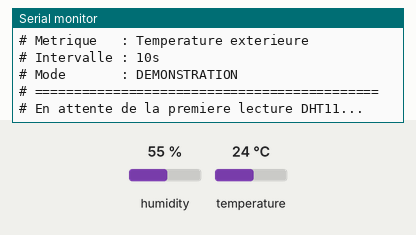
Bench run of a sketch on a simulated Arduino Uno, built with avr-gcc and run on an emulated ATmega328P. Parts: the last lines printed to the serial monitor. The inputs (shaded band) are chosen by the test bench; at power-on: temperature 24 °C, humidity 55 %.

Above: at 2.7 s.
2.8 s: temperature set to 12 °C
At 10.8 s:
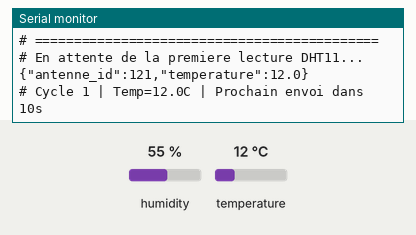
16.6 s: temperature set to 19 °C
At 20.8 s:
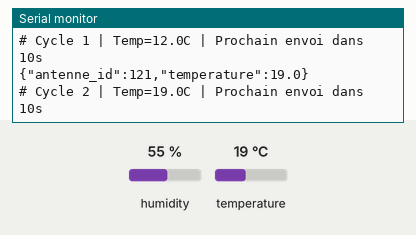

Measured:
- after the input at 2.8 s, the serial monitor: prints a new line after 7.2 s (image 1)
- after the input at 16.6 s, the serial monitor: prints a new line after 3.4 s (image 2)

The sketch:

arduino_uno_dht11_iset.ino
```cpp
// (licence header left out)
#include <DHT.h>

// ----------------------------------------------------------------
//  CONFIGURATION — modifier ces valeurs si nécessaire
// ----------------------------------------------------------------

#define DHT_PIN   2       // Broche DATA du DHT11 (avec résistance pull-up)
#define DHT_TYPE  DHT11   // Type de capteur

// ── IDENTIFIANT DE L'ANTENNE ─────────────────────────────────────
//
//  L'antenne "ISET Mahdia" a l'identifiant 121 dans la base de données
//  PostgreSQL (elle est insérée après les 120 antennes simulées TT-001
//  à TT-120).
//
//  IMPORTANT : l'identifiant réel est récupéré automatiquement par
//  serial_bridge.py au démarrage via :
//    GET /iot/antenne/lookup?nom=ISET+Mahdia&create=1&lat=35.522473&lon=11.030388
//
//  La valeur ci-dessous (121) est utilisée UNIQUEMENT comme fallback si
//  serial_bridge.py ne peut pas interroger l'API (hors-ligne, etc.).
//
//  Pour vérifier l'ID réel en base de données :
//    SELECT id FROM antennes WHERE nom = 'ISET Mahdia';
//
//  Si la base est recréée et l'ID change, mettre à jour cette valeur.
//
const int ANTENNE_ID = 121;   // fallback — serial_bridge.py récupère l'ID réel

// ── INTERVALLE D'ENVOI (en secondes) ─────────────────────────────
//
//   MODE DÉMONSTRATION : 10 secondes (défaut — recommandé pour le jury)
//   MODE NORMAL        : 30 secondes (changer la valeur ci-dessous)
//
const unsigned int INTERVALLE_ENVOI = 10;   // secondes


// ----------------------------------------------------------------
//  VARIABLES GLOBALES (ne pas modifier)
// ----------------------------------------------------------------

DHT dht(DHT_PIN, DHT_TYPE);
unsigned long dernierEnvoi = 0;
int compteur = 0;

// ----------------------------------------------------------------
//  SETUP — exécuté une seule fois au démarrage
// ----------------------------------------------------------------

void setup() {
  Serial.begin(115200);
  delay(1500);  // Stabilisation du DHT11 (nécessite 1-2 secondes)

  // Messages de démarrage (commencent par '#' : ignorés par serial_bridge.py)
  Serial.println("# ============================================");
  Serial.println("# GEO-TELECOM NOC -- Arduino Uno");
  Serial.println("# Antenne    : ISET Mahdia");
  Serial.print("# Antenne ID : ");
  Serial.println(ANTENNE_ID);
  Serial.println("# Capteur    : DHT11 (Pin 2)");
  Serial.println("# Metrique   : Temperature exterieure");
  Serial.print("# Intervalle : ");
  Serial.print(INTERVALLE_ENVOI);
  Serial.println("s");
  if (INTERVALLE_ENVOI <= 10) {
    Serial.println("# Mode       : DEMONSTRATION ");
  } else {
    Serial.println("# Mode       : NORMAL (production)");
  }
  Serial.println("# ============================================");
  Serial.println("# En attente de la premiere lecture DHT11...");

  dht.begin();
}

// ----------------------------------------------------------------
//  LOOP — exécuté en boucle
// ----------------------------------------------------------------

void loop() {
  unsigned long maintenant = millis();
  unsigned long intervalle_ms = (unsigned long)INTERVALLE_ENVOI * 1000UL;

  // Vérifier si l'intervalle est écoulé
  if (maintenant - dernierEnvoi >= intervalle_ms) {
    dernierEnvoi = maintenant;
    lireEtEnvoyer();
  }
}

// ----------------------------------------------------------------
//  LECTURE DHT11 ET ENVOI JSON SUR SERIAL
// ----------------------------------------------------------------

void lireEtEnvoyer() {
  compteur++;

  // Lecture de la température du DHT11
  float temperature = dht.readTemperature();   // degrés Celsius

  // Vérification de validité (NaN = erreur de lecture)
  if (isnan(temperature)) {
    Serial.println("# ERREUR : Lecture DHT11 echouee -- verifier le cablage");
    Serial.println("# Conseil : verifier la resistance pull-up 10kOhm sur DATA");
    return;
  }

  // Arrondi à 1 décimale
  temperature = (float)((int)(temperature * 10 + 0.5)) / 10.0;

  // ── Envoi JSON sur Serial ──────────────────────────────────────
  // Format attendu par serial_bridge.py et l'API /iot/mesure
  // Une seule ligne, sans espaces inutiles
  Serial.print("{\"antenne_id\":");
  Serial.print(ANTENNE_ID);
  Serial.print(",\"temperature\":");
  Serial.print(temperature, 1);
  Serial.println("}");

  // ── Log de debug ───────────────────────────────────────────────
  // Lignes commençant par '#' : ignorées par serial_bridge.py
  Serial.print("# Cycle ");
  Serial.print(compteur);
  Serial.print(" | Temp=");
  Serial.print(temperature, 1);
  Serial.print("C | Prochain envoi dans ");
  Serial.print(INTERVALLE_ENVOI);
  Serial.println("s");
}
```
